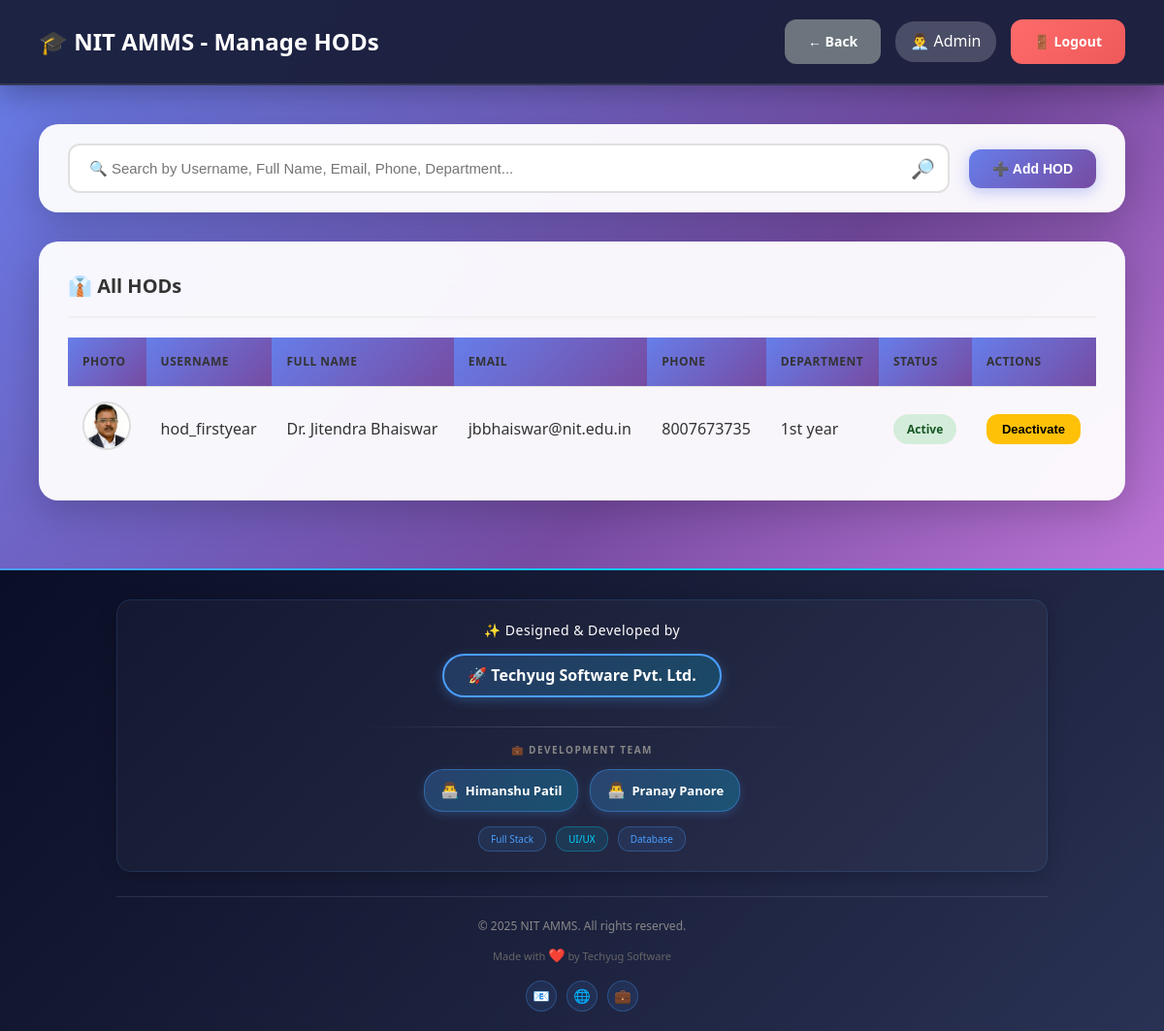
Page /admin/manage_hod.php (signed in) on the committed database.
### tables this page shows
CREATE TABLE `users` (
  `id` int(11) NOT NULL,
  `username` varchar(50) NOT NULL,
  `password` varchar(255) NOT NULL,
  `full_name` varchar(100) NOT NULL,
  `email` varchar(100) NOT NULL,
  `phone` varchar(15) DEFAULT NULL,
  `photo` varchar(255) DEFAULT NULL,
  `role` enum('admin','hod','teacher','student','parent','superadmin') NOT NULL,
  `department_id` int(11) DEFAULT NULL,
  `is_active` tinyint(1) DEFAULT 1,
  `created_at` timestamp NOT NULL DEFAULT current_timestamp()
);

CREATE TABLE `departments` (
  `id` int(11) NOT NULL,
  `dept_name` varchar(100) NOT NULL,
  `dept_code` varchar(20) NOT NULL,
  `hod_id` int(11) DEFAULT NULL,
  `created_at` timestamp NOT NULL DEFAULT current_timestamp()
);

### db.php (called while the page is built, shortened)
<?php
$conn = new mysqli(DB_HOST, DB_USER, DB_PASS, DB_NAME);
$conn->set_charset("utf8mb4");
$conn->query("SET time_zone = '+05:30'");
function isLoggedIn() {
    return isset($_SESSION['user_id']) && isset($_SESSION['role']);
}
function getCurrentUser() {
    global $conn;
    $user_id = $_SESSION['user_id'];
    $role = $_SESSION['role'];
    if ($role === 'student') {
        $query = "SELECT * FROM students WHERE id = ?";
    } elseif ($role === 'parent') {
        $query = "SELECT * FROM parents WHERE id = ?";
    } else {
        $query = "SELECT * FROM users WHERE id = ?";
    }
    $stmt = $conn->prepare($query);
    $stmt->bind_param("i", $user_id);
    $stmt->execute();
    $result = $stmt->get_result();
    return $result->fetch_assoc();
}
?>

### admin/manage_hod.php (the view, shortened to what this page needs)
<?php
require_once '../db.php';
$user = getCurrentUser();
$hods_query = "SELECT u.*, d.dept_name
               FROM users u
               LEFT JOIN departments d ON u.department_id = d.id
               WHERE u.role = 'hod'
               ORDER BY u.full_name";
$hods = $conn->query($hods_query);
?>
<!DOCTYPE html>
<html lang="en">
<head>
    <link rel="stylesheet" href="../assets/style.css">
</head>
<body>
    <nav class="navbar">
        <div>
            <h1>🎓 NIT AMMS - Manage HODs</h1>
        </div>
        <div class="user-info">
            <a href="index.php" class="btn btn-secondary">← Back</a>
            <span>👨‍💼 <?php echo htmlspecialchars($user['full_name']); ?></span>
            <a href="../logout.php" class="btn btn-danger">🚪 Logout</a>
        </div>
    </nav>
    <div class="main-content">
        <div class="search-bar-container">
            <div class="search-wrapper">
                <input type="text" id="searchInput" placeholder="🔍 Search by Username, Full Name, Email, Phone, Department...">
                <span class="search-icon">🔎</span>
            </div>
            <button class="btn btn-primary" onclick="openModal()">➕ Add HOD</button>
        </div>
        <div class="table-container">
            <h3 style="margin-bottom: 20px; font-size: 20px; color: #333;">👔 All HODs</h3>
            <table id="hodsTable">
                <thead>
                    <tr>
                        <th>Photo</th>
                        <th>Username</th>
                        <th>Full Name</th>
                        <th>Email</th>
                        <th>Phone</th>
                        <th>Department</th>
                        <th>Status</th>
                        <th>Actions</th>
                    </tr>
                </thead>
                <tbody>
                    <?php
                    $hods->data_seek(0);
                    while ($hod = $hods->fetch_assoc()):
                        $photo_exists = false;
                        $photo_src = '';
                        if (!empty($hod['photo'])) {
                            if (file_exists("../uploads/hods/" . $hod['photo'])) {
                                $photo_exists = true;
                                $photo_src = "../uploads/hods/" . htmlspecialchars($hod['photo']);
                            } elseif (file_exists("../" . $hod['photo'])) {
                                $photo_exists = true;
                                $photo_src = "../" . htmlspecialchars($hod['photo']);
                            }
                        }
                    ?>
                    <tr>
                        <td>
                            <?php if ($photo_exists): ?>
                                <img src="<?php echo $photo_src; ?>"
                                     alt="Photo" class="profile-photo"
                                     onerror="this.style.display='none'; this.nextElementSibling.style.display='inline';">
                            <?php else: ?>
                                <span style="font-size: 35px;">👤</span>
                            <?php endif; ?>
                        </td>
                        <td><?php echo htmlspecialchars($hod['username']); ?></td>
                        <td><?php echo htmlspecialchars($hod['full_name']); ?></td>
                        <td><?php echo htmlspecialchars($hod['email']); ?></td>
                        <td><?php echo htmlspecialchars($hod['phone']); ?></td>
                        <td><?php echo htmlspecialchars($hod['dept_name'] ?? 'Not Assigned'); ?></td>
                        <td>
                            <?php if ($hod['is_active']): ?>
                                <span class="badge badge-success">Active</span>
                            <?php else: ?>
                                <span class="badge badge-danger">Inactive</span>
                            <?php endif; ?>
                        </td>
                        <td>
                            <form method="POST" style="display:inline;">
                                <button type="submit" name="toggle_status" class="btn btn-warning btn-sm">
                                    <?php echo $hod['is_active'] ? 'Deactivate' : 'Activate'; ?>
                                </button>
                            </form>
                        </td>
                    </tr>
                    <?php endwhile; ?>
                </tbody>
            </table>
        </div>
    </div>
    <div style="background: linear-gradient(135deg, #0a0e27 0%, #1a1f3a 50%, #2a3254 100%); position: relative; overflow: hidden;">
        <div style="height: 2px; background: linear-gradient(90deg, #4a9eff, #00d4ff, #4a9eff, #00d4ff); background-size: 200% 100%;"></div>
        <div style="max-width: 1000px; margin: 0 auto; padding: 30px 20px 20px;">
            <div style="background: rgba(255, 255, 255, 0.03); padding: 20px 20px; border-radius: 15px; border: 1px solid rgba(74, 158, 255, 0.15); text-align: center; box-shadow: 0 5px 20px rgba(0, 0, 0, 0.2);">
                <p style="color: #ffffff; font-size: 14px; margin: 0 0 12px; font-weight: 500; letter-spacing: 0.5px; font-family: 'Segoe UI', Tahoma, Geneva, Verdana, sans-serif;">✨ Designed & Developed by</p>
                <a href="https://himanshufullstackdeveloper.github.io/techyugsoftware/" style="display: inline-block; color: #ffffff; font-size: 16px; font-weight: 700; text-decoration: none; padding: 8px 24px; border: 2px solid #4a9eff; border-radius: 30px; background: linear-gradient(135deg, rgba(74, 158, 255, 0.2), rgba(0, 212, 255, 0.2)); box-shadow: 0 3px 12px rgba(74, 158, 255, 0.3); margin-bottom: 15px; font-family: 'Segoe UI', Tahoma, Geneva, Verdana, sans-serif;">
                    🚀 Techyug Software Pvt. Ltd.
                </a>
                <div style="width: 50%; height: 1px; background: linear-gradient(90deg, transparent, rgba(255, 255, 255, 0.2), transparent); margin: 15px auto;"></div>
                <p style="color: #888; font-size: 10px; margin: 0 0 12px; text-transform: uppercase; letter-spacing: 1.5px; font-weight: 600; font-family: 'Segoe UI', Tahoma, Geneva, Verdana, sans-serif;">💼 Development Team</p>
                <div style="display: flex; justify-content: center; gap: 12px; flex-wrap: wrap; margin-top: 12px;">
                    <a href="https://himanshufullstackdeveloper.github.io/portfoilohimanshu/" style="color: #ffffff; font-size: 13px; text-decoration: none; padding: 8px 16px; background: linear-gradient(135deg, rgba(74, 158, 255, 0.25), rgba(0, 212, 255, 0.25)); border-radius: 20px; border: 1px solid rgba(74, 158, 255, 0.4); display: inline-flex; align-items: center; gap: 6px; box-shadow: 0 3px 10px rgba(74, 158, 255, 0.2); font-family: 'Segoe UI', Tahoma, Geneva, Verdana, sans-serif;">
                        <span style="font-size: 16px;">👨‍💻</span>
                        <span style="font-weight: 600;">Himanshu Patil</span>
                    </a>
                    <a href="https://devpranaypanore.github.io/Pranaypanore-live-.html/" style="color: #ffffff; font-size: 13px; text-decoration: none; padding: 8px 16px; background: linear-gradient(135deg, rgba(74, 158, 255, 0.25), rgba(0, 212, 255, 0.25)); border-radius: 20px; border: 1px solid rgba(74, 158, 255, 0.4); display: inline-flex; align-items: center; gap: 6px; box-shadow: 0 3px 10px rgba(74, 158, 255, 0.2); font-family: 'Segoe UI', Tahoma, Geneva, Verdana, sans-serif;">
                        <span style="font-size: 16px;">👨‍💻</span>
                        <span style="font-weight: 600;">Pranay Panore</span>
                    </a>
                </div>
                <div style="margin-top: 15px; display: flex; justify-content: center; gap: 10px; flex-wrap: wrap;">
                    <span style="color: #4a9eff; font-size: 10px; padding: 4px 12px; background: rgba(74, 158, 255, 0.1); border-radius: 12px; border: 1px solid rgba(74, 158, 255, 0.3); font-family: 'Segoe UI', Tahoma, Geneva, Verdana, sans-serif;">Full Stack</span>
                    <span style="color: #00d4ff; font-size: 10px; padding: 4px 12px; background: rgba(0, 212, 255, 0.1); border-radius: 12px; border: 1px solid rgba(0, 212, 255, 0.3); font-family: 'Segoe UI', Tahoma, Geneva, Verdana, sans-serif;">UI/UX</span>
                    <span style="color: #4a9eff; font-size: 10px; padding: 4px 12px; background: rgba(74, 158, 255, 0.1); border-radius: 12px; border: 1px solid rgba(74, 158, 255, 0.3); font-family: 'Segoe UI', Tahoma, Geneva, Verdana, sans-serif;">Database</span>
                </div>
            </div>
            <div style="margin-top: 25px; padding-top: 20px; border-top: 1px solid rgba(255, 255, 255, 0.1); text-align: center;">
                <p style="color: #888; font-size: 12px; margin: 0 0 10px; font-family: 'Segoe UI', Tahoma, Geneva, Verdana, sans-serif;">© 2025 NIT AMMS. All rights reserved.</p>
                <p style="color: #666; font-size: 11px; margin: 0; font-family: 'Segoe UI', Tahoma, Geneva, Verdana, sans-serif;">
                    Made with <span style="color: #ff4757; font-size: 14px;">❤️</span> by Techyug Software
                </p>
                <div style="margin-top: 15px; display: flex; justify-content: center; gap: 10px;">
                    <a href="#" style="width: 32px; height: 32px; display: inline-flex; align-items: center; justify-content: center; background: rgba(74, 158, 255, 0.1); border: 1px solid rgba(74, 158, 255, 0.3); border-radius: 50%; color: #4a9eff; text-decoration: none; font-size: 14px;">📧</a>
                    <a href="#" style="width: 32px; height: 32px; display: inline-flex; align-items: center; justify-content: center; background: rgba(74, 158, 255, 0.1); border: 1px solid rgba(74, 158, 255, 0.3); border-radius: 50%; color: #4a9eff; text-decoration: none; font-size: 14px;">🌐</a>
                    <a href="#" style="width: 32px; height: 32px; display: inline-flex; align-items: center; justify-content: center; background: rgba(74, 158, 255, 0.1); border: 1px solid rgba(74, 158, 255, 0.3); border-radius: 50%; color: #4a9eff; text-decoration: none; font-size: 14px;">💼</a>
                </div>
            </div>
        </div>
    </div>
</body>
</html>

### assets/style.css (style rules this page uses)
* { margin: 0; padding: 0; box-sizing: border-box; }
body { font-family: 'Segoe UI', Tahoma, Geneva, Verdana, sans-serif; background: linear-gradient(135deg, #667eea 0%, #764ba2 50%, #f093fb 100%); color: #333; line-height: 1.6; }
.btn { padding: 12px 24px; border: none; border-radius: 10px; font-size: 14px; font-weight: 600; cursor: pointer; transition: all 0.3s ease; text-decoration: none; display: inline-block; text-align: center; }
.btn-primary { background: linear-gradient(135deg, #667eea 0%, #764ba2 100%); color: white; }
.btn-danger { background: #dc3545; color: white; }
.btn-warning { background: #ffc107; color: #212529; }
.btn-secondary { background: #6c757d; color: white; }
.btn-sm { padding: 6px 12px; font-size: 12px; }
.navbar { background: linear-gradient(135deg, #667eea 0%, #764ba2 100%); color: white; padding: 20px 30px; display: flex; justify-content: space-between; align-items: center; box-shadow: 0 2px 10px rgba(0, 0, 0, 0.1); position: sticky; top: 0; z-index: 100; }
.navbar h1 { font-size: 24px; font-weight: 600; }
.navbar .user-info { display: flex; align-items: center; gap: 15px; }
.navbar .user-info span { background: rgba(255, 255, 255, 0.2); padding: 8px 15px; border-radius: 20px; }
.main-content { padding: 30px; max-width: 1400px; margin: 0 auto; }
.main-content h3 { margin-bottom: 20px; color: #333; font-size: 20px; }
.table-container { background: white; border-radius: 15px; padding: 25px; box-shadow: 0 2px 10px rgba(0, 0, 0, 0.08); overflow-x: auto; margin-bottom: 30px; }
.table-container h3 { margin-bottom: 20px; color: #333; font-size: 20px; padding-bottom: 15px; border-bottom: 2px solid #f0f0f0; }
table { width: 100%; border-collapse: collapse; }
table thead { background: #f8f9fa; }
table th, table td { padding: 15px; text-align: left; border-bottom: 1px solid #e0e0e0; }
table th { font-weight: 600; color: #333; text-transform: uppercase; font-size: 12px; letter-spacing: 0.5px; }
table tr:last-child td { border-bottom: none; }
.badge { padding: 6px 12px; border-radius: 20px; font-size: 12px; font-weight: 600; display: inline-block; }
.badge-success { background: #d4edda; color: #155724; }

### rows in the picture
users: full_name "Admin"
users: photo (picture), username "hod_firstyear", full_name "Dr. Jitendra Bhaiswar", email "jbbhaiswar@nit.edu.in", phone "8007673735", department.dept_name "1st year", is_active "Active"
